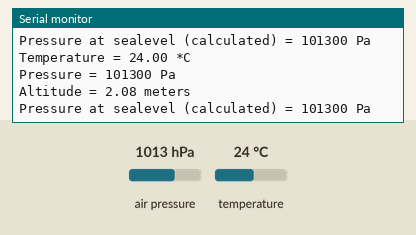
Simulated run of this sketch. Board: ESP8266 (NodeMCU). Shown: the last lines printed to the serial monitor. Inputs (shaded band) come from the test bench; at power-on: air pressure 1013 hPa, temperature 24 °C. WiFi joins after 1.5 s; servers stay silent unless stated.

Above: at 3.0 s.
3.1 s: air pressure set to 952 hPa
At 3.9 s:
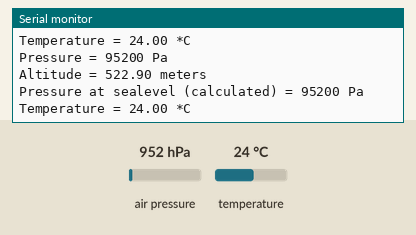
4.6 s: temperature set to 12 °C
At 5.1 s:
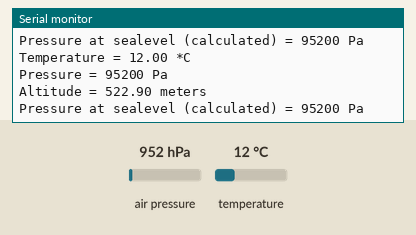
6.1 s: air pressure set to 975 hPa
At 6.8 s:
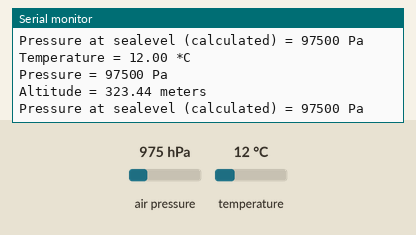
Timing chart, 0 to 9.1 s (numbered marks = the images above; inputs shaded):
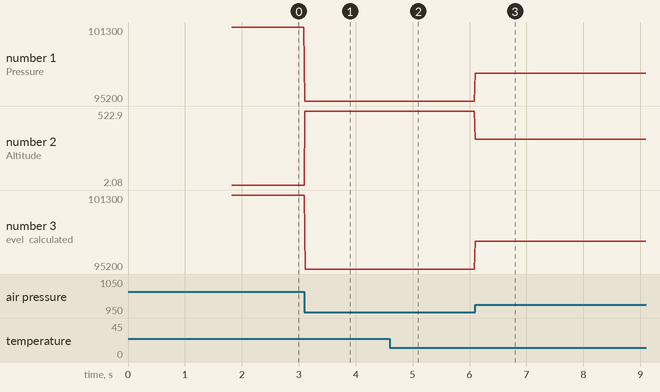

Measured:
- after the input at 3.1 s, the serial monitor: prints a new line at once (image 1)
- after the input at 4.6 s, the serial monitor: prints a new line at once (image 2)
- after the input at 6.1 s, the serial monitor: prints a new line at once (image 3)
- plotted number 1: 101300 → 95200 after the input at 3.1 s, 95200 → 97500 after the input at 6.1 s
- plotted number 2: 2.08 → 522.9 after the input at 3.1 s, 522.9 → 323.44 after the input at 6.1 s
- plotted number 3: 101300 → 95200 after the input at 3.1 s, 95200 → 97500 after the input at 6.1 s

The sketch:

BMP_180_with_Blynk.ino
```cpp
#include <Wire.h>
#include <Adafruit_BMP085.h>
#include <Blynk.h>
#include <ESP8266WiFi.h>
#include <BlynkSimpleEsp8266.h>

Adafruit_BMP085 bmp;

float temp, pressure, Altitude, Sealevel;

char auth[] = "8LU16RepIbHVm0gt7-9-XMz9l-rwXjsS";

char ssid[] = "Dlink";
char pass[] = "Pabitra1999";


void setup()
{

  Serial.begin(115200);
  WiFi.begin(ssid, pass);
  Serial.print("Connecting.....");

  while(WiFi.status() != WL_CONNECTED)
  {
    delay(500);
    Serial.print("Waiting to connect WiFi\n");
  }
  Serial.print("WiFi is connected \n");
  Serial.print(WiFi.localIP());

  Blynk.begin(auth, ssid, pass);

  if (!bmp.begin())
  {
  Serial.println("Could not find a valid BMP085 sensor, check wiring!");
  while (1)
  {

  }
  }

}

void loop()
{
    Blynk.run();


    temp = bmp.readTemperature();
    pressure = bmp.readPressure();
    Sealevel = bmp.readSealevelPressure();
    Altitude = bmp.readAltitude();


    Blynk.virtualWrite(V6, temp);
    Blynk.virtualWrite(V7, pressure);
    Blynk.virtualWrite(V8, Sealevel);
    Blynk.virtualWrite(V9, Altitude);


    Serial.print("Temperature = ");
    Serial.print(bmp.readTemperature());
    Serial.println(" *C");

    Serial.print("Pressure = ");
    Serial.print(bmp.readPressure());
    Serial.println(" Pa");

    Serial.print("Altitude = ");
    Serial.print(bmp.readAltitude());
    Serial.println(" meters");

    Serial.print("Pressure at sealevel (calculated) = ");
    Serial.print(bmp.readSealevelPressure());
    Serial.println(" Pa");


    Serial.println();

}
```
